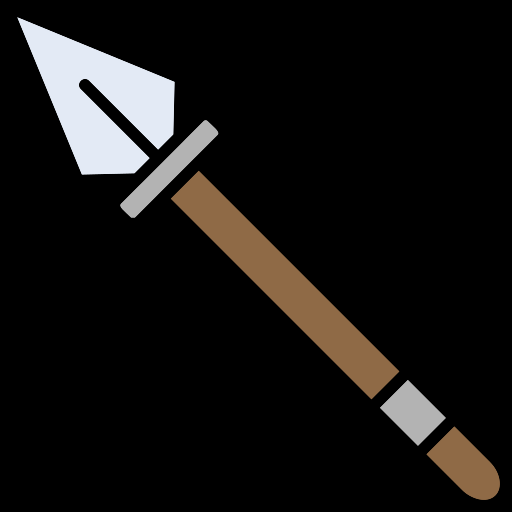
#> input picture material/food/1-4_lanza.png, 512 x 512 px; its folder holds 4 pictures in this run
$ python resize_img.py
#> lines starting #> are read from the running program, lines starting #| are printed output that depends on the picture
import cv2
import os

def resize_img(folder_path, new_size):

#> called with folder_path = 'material/food', new_size = 50
    for filename in os.listdir(folder_path):
        img = cv2.imread(os.path.join(folder_path, filename), cv2.IMREAD_UNCHANGED)
#> img is the input picture: shape (512, 512, 4); mean B, G, R, A 18.6, 20, 21.7, 51.9
        resized_img = cv2.resize(img, (new_size, new_size))
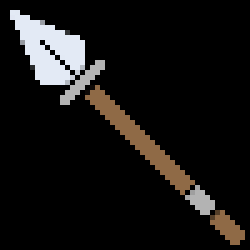
#> resized_img: shape (50, 50, 4) (shown 5 times larger); mean B, G, R, A 18.9, 20.2, 21.7, 52.6
        cv2.imwrite(os.path.join(folder_path, filename), resized_img)

if __name__ == '__main__':
    path = "material/food"
    resize_img(path, 50)
